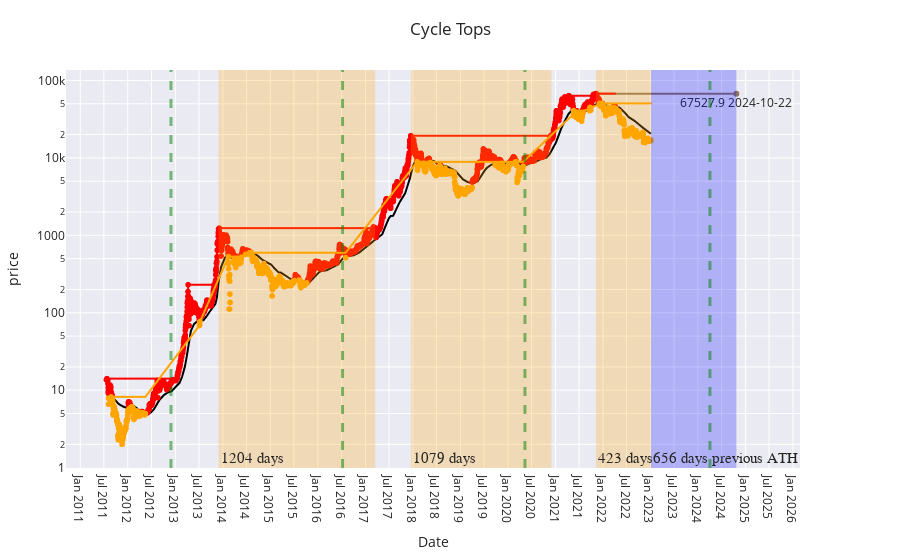

Notebook cell for this chart:
### Code cell
## Approximate date/time to reach previous ATH

import plotly.express as px
import plotly.graph_objects as go
fig = px.scatter(df, x="date", y="price", color="status", color_discrete_sequence=["red", "orange"], trendline="expanding", trendline_options=dict(function="max"), 
                 title="price")

fig.add_trace(go.Scatter(name="MeanAvg", x=df['date'], y=df['meanavge'], marker = {'color' : 'black'}, legendrank=2))
# fig.add_trace(go.Scatter(name="Middle Bound", x=prediction['ds'],  mode = 'lines',line=dict(width=1,color='darkred'), y=np.exp(prediction['yhat']), legendrank=2))
# fig.add_trace(go.Scatter(name="Lower Bound", x=prediction['ds'],  mode = 'lines',line=dict(width=1,color='darkred'), y=np.exp(prediction['yhat_lower']), legendrank=1))
# fig.add_trace(go.Scatter(name="Upper Bound", x=prediction['ds'], mode = 'lines',line=dict(width=1,color='darkred'), y=np.exp(prediction['yhat_upper']), legendrank=1))

fig.update_yaxes(fixedrange=False)
fig.update_layout(title_text='Cycle Tops')
fig.update_yaxes(type="log")
fig.update_xaxes(ticklabelposition="inside top", title="Date")
fig.update_yaxes(nticks=15)
fig.update_xaxes(nticks=50)
fig.update_layout(
    margin=dict(l=20, r=100, t=70, b=20),
)

fig.add_vrect(x0="2017-03-17", x1="2013-11-29", 
              annotation_text=str((date(2017, 3, 17)-date(2013, 11, 29)).days) + " days", annotation_position="bottom left",
              annotation=dict(font_size=15, font_family="Times New Roman"),
              fillcolor="orange", opacity=0.25, line_width=0)
fig.add_vrect(x0="2017-12-17", x1="2020-11-30", 
              annotation_text=str((date(2020, 11, 30)-date(2017, 12, 17)).days) + " days", annotation_position="bottom left",
              annotation=dict(font_size=15, font_family="Times New Roman"),
              fillcolor="orange", opacity=0.25, line_width=0)
fig.add_vrect(x0="2021-11-08", x1=(f'{datetime.today():%Y-%m-%d}'), 
              annotation_text=str((date.today()-date(2021, 11, 8)).days) + " days", annotation_position="bottom left",
              annotation=dict(font_size=15, font_family="Times New Roman"),
              fillcolor="orange", opacity=0.25, line_width=0)
fig.add_vrect(x0=(f'{datetime.today():%Y-%m-%d}'), x1="2024-10-22", 
              annotation_text=str((date(2024, 10, 22) - date.today()).days) + " days previous ATH", annotation_position="bottom left",
              annotation=dict(font_size=15, font_family="Times New Roman"),
              fillcolor="blue", opacity=0.25, line_width=0)

fig.add_trace(go.Scatter(
    x=[(date(2021, 11, 8)),(date(2021, 11, 8) +timedelta(days=1079))],
    y=[df.price[df['price']==df.price.max()].tolist()[0],df.price[df['price']==df.price.max()].tolist()[0]],
    mode="markers+text+lines",
    name="Lines and Text",
    text=[ " ",str(df.price[df['price']==df.price.max()].tolist()[0]) + " " + str((date(2021, 11, 8) +timedelta(days=1079)))],
    textposition="bottom center"
))


fig.update_layout(showlegend=False)
fig.add_vline(x='2012-11-28', line_width=3, line_dash="dash", line_color="green")
fig.add_vline(x='2016-07-09', line_width=3, line_dash="dash", line_color="green")	
fig.add_vline(x='2020-05-11', line_width=3, line_dash="dash", line_color="green")	
fig.add_vline(x='2024-04-02', line_width=3, line_dash="dash", line_color="green")	
fig.layout.template = 'seaborn'
fig.show()
fig.write_html('../static/approximatenextath.html')

### Figure 1 — Plotly figure (JSON) as saved in the notebook; plotly's stock layout.template omitted (floating-point values rounded to 4 significant figures; data arrays with more than 128 entries replaced by an {"elided": "..."} marker saying what was removed)
{"data": [{"hovertemplate": "status=Overvalued<br>date=%{x}<br>price=%{y}<extra></extra>", "legendgroup": "Overvalued", "marker": {"color": "red", "symbol": "circle"}, "mode": "markers", "name": "Overvalued", "showlegend": true, "type": "scattergl", "x": {"elided": "2483 str values"}, "xaxis": "x", "y": {"elided": "2483 float values"}, "yaxis": "y"}, {"hovertemplate": "<b>Expanding max trendline</b><br><br>status=Overvalued<br>date=%{x}<br>price=%{y} <b>(trend)</b><extra></extra>", "legendgroup": "Overvalued", "marker": {"color": "red", "symbol": "circle"}, "mode": "lines", "name": "Overvalued", "showlegend": false, "type": "scattergl", "x": {"elided": "2483 str values"}, "xaxis": "x", "y": {"elided": "2483 float values"}, "yaxis": "y"}, {"hovertemplate": "status=Undervalue<br>date=%{x}<br>price=%{y}<extra></extra>", "legendgroup": "Undervalue", "marker": {"color": "orange", "symbol": "circle"}, "mode": "markers", "name": "Undervalue", "showlegend": true, "type": "scattergl", "x": {"elided": "1675 str values"}, "xaxis": "x", "y": {"elided": "1675 float values"}, "yaxis": "y"}, {"hovertemplate": "<b>Expanding max trendline</b><br><br>status=Undervalue<br>date=%{x}<br>price=%{y} <b>(trend)</b><extra></extra>", "legendgroup": "Undervalue", "marker": {"color": "orange", "symbol": "circle"}, "mode": "lines", "name": "Undervalue", "showlegend": false, "type": "scattergl", "x": {"elided": "1675 str values"}, "xaxis": "x", "y": {"elided": "1675 float values"}, "yaxis": "y"}, {"legendrank": 2, "marker": {"color": "black"}, "name": "MeanAvg", "type": "scatter", "x": {"elided": "4158 str values"}, "y": {"elided": "4158 float values"}}, {"mode": "markers+text+lines", "name": "Lines and Text", "text": [" ", "67527.9 2024-10-22"], "textposition": "bottom center", "type": "scatter", "x": ["2021-11-08", "2024-10-22"], "y": [67530.0, 67530.0]}], "layout": {"annotations": [{"font": {"family": "Times New Roman", "size": 15}, "showarrow": false, "text": "1204 days", "x": "2013-11-29", "xanchor": "left", "xref": "x", "y": 0, "yanchor": "bottom", "yref": "y domain"}, {"font": {"family": "Times New Roman", "size": 15}, "showarrow": false, "text": "1079 days", "x": "2017-12-17", "xanchor": "left", "xref": "x", "y": 0, "yanchor": "bottom", "yref": "y domain"}, {"font": {"family": "Times New Roman", "size": 15}, "showarrow": false, "text": "423 days", "x": "2021-11-08", "xanchor": "left", "xref": "x", "y": 0, "yanchor": "bottom", "yref": "y domain"}, {"font": {"family": "Times New Roman", "size": 15}, "showarrow": false, "text": "656 days previous ATH", "x": "2023-01-05", "xanchor": "left", "xref": "x", "y": 0, "yanchor": "bottom", "yref": "y domain"}], "legend": {"title": {"text": "status"}, "tracegroupgap": 0}, "margin": {"b": 20, "l": 20, "r": 100, "t": 70}, "shapes": [{"fillcolor": "orange", "line": {"width": 0}, "opacity": 0.25, "type": "rect", "x0": "2017-03-17", "x1": "2013-11-29", "xref": "x", "y0": 0, "y1": 1, "yref": "y domain"}, {"fillcolor": "orange", "line": {"width": 0}, "opacity": 0.25, "type": "rect", "x0": "2017-12-17", "x1": "2020-11-30", "xref": "x", "y0": 0, "y1": 1, "yref": "y domain"}, {"fillcolor": "orange", "line": {"width": 0}, "opacity": 0.25, "type": "rect", "x0": "2021-11-08", "x1": "2023-01-05", "xref": "x", "y0": 0, "y1": 1, "yref": "y domain"}, {"fillcolor": "blue", "line": {"width": 0}, "opacity": 0.25, "type": "rect", "x0": "2023-01-05", "x1": "2024-10-22", "xref": "x", "y0": 0, "y1": 1, "yref": "y domain"}, {"line": {"color": "green", "dash": "dash", "width": 3}, "type": "line", "x0": "2012-11-28", "x1": "2012-11-28", "xref": "x", "y0": 0, "y1": 1, "yref": "y domain"}, {"line": {"color": "green", "dash": "dash", "width": 3}, "type": "line", "x0": "2016-07-09", "x1": "2016-07-09", "xref": "x", "y0": 0, "y1": 1, "yref": "y domain"}, {"line": {"color": "green", "dash": "dash", "width": 3}, "type": "line", "x0": "2020-05-11", "x1": "2020-05-11", "xref": "x", "y0": 0, "y1": 1, "yref": "y domain"}, {"line": {"color": "green", "dash": "dash", "width": 3}, "type": "line", "x0": "2024-04-02", "x1": "2024-04-02", "xref": "x", "y0": 0, "y1": 1, "yref": "y domain"}], "showlegend": false, "title": {"text": "Cycle Tops"}, "xaxis": {"anchor": "y", "domain": [0, 1], "nticks": 50, "ticklabelposition": "inside top", "title": {"text": "Date"}}, "yaxis": {"anchor": "x", "domain": [0, 1], "fixedrange": false, "nticks": 15, "title": {"text": "price"}, "type": "log"}}}
